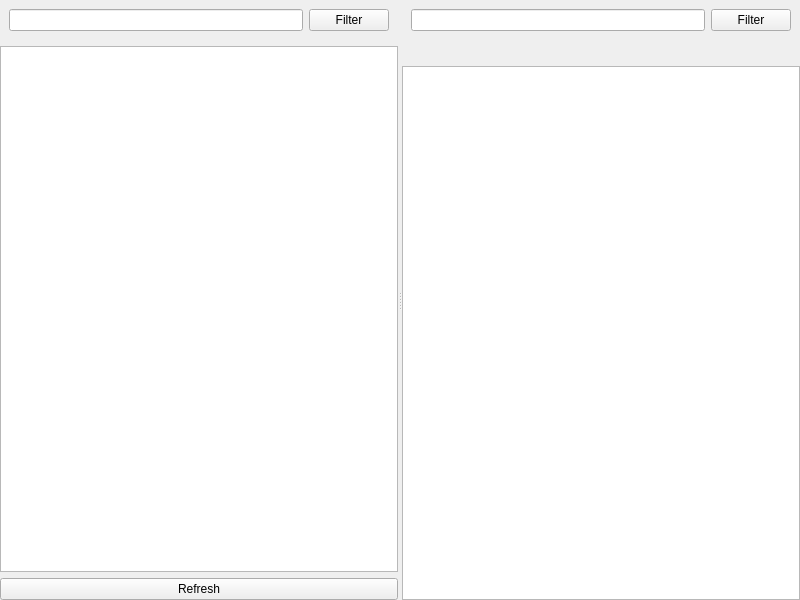
<?xml version="1.0" encoding="UTF-8"?>
<ui version="4.0">
 <class>PluginWidget</class>
 <widget class="QWidget" name="PluginWidget">
  <property name="geometry">
   <rect>
    <x>0</x>
    <y>0</y>
    <width>800</width>
    <height>600</height>
   </rect>
  </property>
  <layout class="QVBoxLayout" name="verticalLayout_4">
   <property name="leftMargin">
    <number>0</number>
   </property>
   <property name="topMargin">
    <number>0</number>
   </property>
   <property name="rightMargin">
    <number>0</number>
   </property>
   <property name="bottomMargin">
    <number>0</number>
   </property>
   <item>
    <layout class="QVBoxLayout" name="verticalLayout_2">
     <property name="leftMargin">
      <number>0</number>
     </property>
     <property name="topMargin">
      <number>0</number>
     </property>
     <property name="rightMargin">
      <number>0</number>
     </property>
     <property name="bottomMargin">
      <number>0</number>
     </property>
     <item>
      <widget class="QSplitter" name="splitter">
       <property name="orientation">
        <enum>Qt::Horizontal</enum>
       </property>
       <widget class="QWidget" name="widget" native="true">
        <layout class="QVBoxLayout" name="verticalLayout">
         <item>
          <widget class="QWidget" name="widget_3" native="true">
           <layout class="QHBoxLayout" name="horizontalLayout">
            <item>
             <widget class="QLineEdit" name="nodeFilterLine"/>
            </item>
            <item>
             <widget class="QPushButton" name="nodeFilterButton">
              <property name="text">
               <string>Filter</string>
              </property>
             </widget>
            </item>
           </layout>
          </widget>
         </item>
         <item>
          <widget class="QTableView" name="nodesTableView">
           <property name="showGrid">
            <bool>false</bool>
           </property>
           <property name="sortingEnabled">
            <bool>true</bool>
           </property>
           <property name="wordWrap">
            <bool>false</bool>
           </property>
           <attribute name="horizontalHeaderVisible">
            <bool>false</bool>
           </attribute>
           <attribute name="horizontalHeaderStretchLastSection">
            <bool>true</bool>
           </attribute>
           <attribute name="verticalHeaderVisible">
            <bool>false</bool>
           </attribute>
          </widget>
         </item>
         <item>
          <widget class="QPushButton" name="refreshButton">
           <property name="text">
            <string>Refresh</string>
           </property>
          </widget>
         </item>
        </layout>
       </widget>
       <widget class="QWidget" name="widget_2" native="true">
        <layout class="QVBoxLayout" name="verticalLayout_3">
         <item>
          <widget class="QWidget" name="widget_4" native="true">
           <layout class="QHBoxLayout" name="horizontalLayout_2">
            <item>
             <widget class="QLineEdit" name="propertyFilterLine"/>
            </item>
            <item>
             <widget class="QPushButton" name="propertyFilterButton">
              <property name="text">
               <string>Filter</string>
              </property>
             </widget>
            </item>
           </layout>
          </widget>
         </item>
         <item>
          <widget class="QLabel" name="nodeLabel">
           <property name="text">
            <string/>
           </property>
           <property name="alignment">
            <set>Qt::AlignCenter</set>
           </property>
          </widget>
         </item>
         <item>
          <widget class="QTableView" name="propertiesTableView">
           <property name="contextMenuPolicy">
            <enum>Qt::CustomContextMenu</enum>
           </property>
           <property name="editTriggers">
            <set>QAbstractItemView::DoubleClicked</set>
           </property>
           <property name="alternatingRowColors">
            <bool>true</bool>
           </property>
           <property name="selectionMode">
            <enum>QAbstractItemView::NoSelection</enum>
           </property>
           <property name="gridStyle">
            <enum>Qt::NoPen</enum>
           </property>
           <property name="sortingEnabled">
            <bool>true</bool>
           </property>
           <property name="wordWrap">
            <bool>false</bool>
           </property>
           <attribute name="horizontalHeaderStretchLastSection">
            <bool>true</bool>
           </attribute>
           <attribute name="verticalHeaderVisible">
            <bool>false</bool>
           </attribute>
          </widget>
         </item>
        </layout>
       </widget>
      </widget>
     </item>
    </layout>
   </item>
  </layout>
 </widget>
 <resources/>
 <connections/>
</ui>
